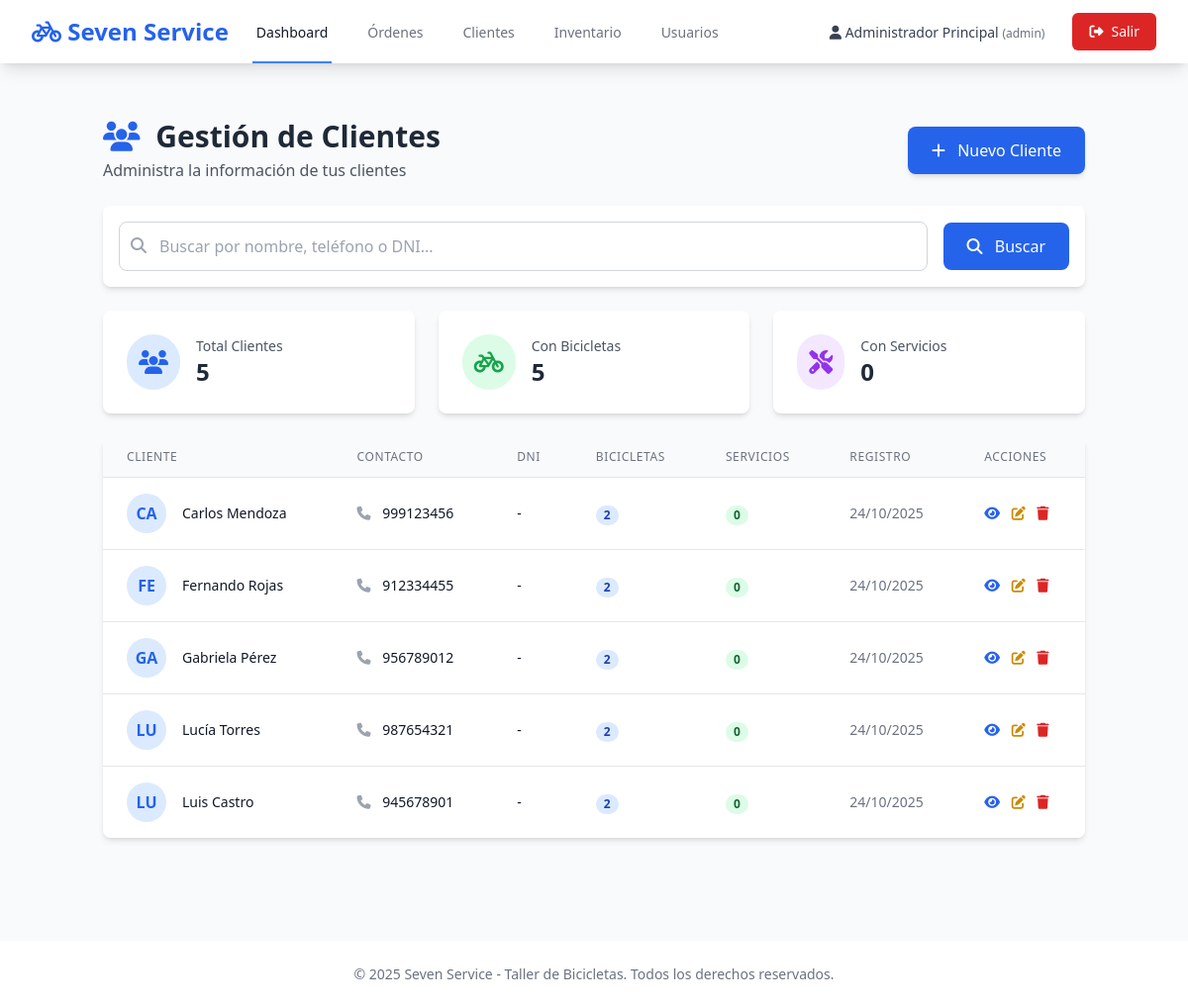
The page /Integrador/7service/public/clientes (signed in) on the database its author committed.
### tables this page shows
CREATE TABLE `clientes` (
  `id_cliente` int unsigned NOT NULL AUTO_INCREMENT,
  `nombre` varchar(150) NOT NULL,
  `contacto_telefono` varchar(20) NOT NULL,
  `contacto_email` varchar(100) DEFAULT NULL,
  `direccion` text,
  `fecha_registro` timestamp NULL DEFAULT CURRENT_TIMESTAMP,
  `notas` text,
  `activo` tinyint(1) DEFAULT '1',
  PRIMARY KEY (`id_cliente`),
  KEY `idx_telefono` (`contacto_telefono`),
  KEY `idx_email` (`contacto_email`),
  KEY `idx_nombre` (`nombre`),
  KEY `idx_clientes_activo` (`activo`,`fecha_registro`)
);

### Integrador/7service/app/Views/clientes/index.php (the view, shortened to what the rows shown need)
<?php require_once APP_PATH . '/Views/layouts/header.php'; ?>
<div class="container mx-auto px-4 py-8">
    <div class="flex justify-between items-center mb-6">
        <div>
            <h1 class="text-3xl font-bold text-gray-800">
                <i class="fas fa-users text-blue-600 mr-2"></i>
                Gestión de Clientes
            </h1>
            <p class="text-gray-600 mt-1">Administra la información de tus clientes</p>
        </div>
        <a href="/UNIVERSIDAD/Integrador/7service/public/clientes/nuevo"
           class="bg-blue-600 text-white px-6 py-3 rounded-lg hover:bg-blue-700 transition-colors shadow-md">
            <i class="fas fa-plus mr-2"></i> Nuevo Cliente
        </a>
    </div>
    <div class="bg-white rounded-lg shadow-md p-4 mb-6">
        <div class="flex items-center space-x-4">
            <div class="flex-1">
                <div class="relative">
                    <input type="text"
                           id="searchInput"
                           placeholder="Buscar por nombre, teléfono o DNI..."
                           class="w-full px-4 py-3 pl-10 border border-gray-300 rounded-lg focus:ring-2 focus:ring-blue-500 focus:border-blue-500">
                    <i class="fas fa-search absolute left-3 top-4 text-gray-400"></i>
                </div>
            </div>
            <button onclick="buscarClientes()"
                    class="bg-blue-600 text-white px-6 py-3 rounded-lg hover:bg-blue-700 transition-colors">
                <i class="fas fa-search mr-2"></i> Buscar
            </button>
        </div>
    </div>
    <div class="grid grid-cols-1 md:grid-cols-3 gap-6 mb-6">
        <div class="bg-white rounded-lg shadow-md p-6">
            <div class="flex items-center">
                <div class="p-3 bg-blue-100 rounded-full">
                    <i class="fas fa-users text-2xl text-blue-600"></i>
                </div>
                <div class="ml-4">
                    <p class="text-gray-600 text-sm">Total Clientes</p>
                    <p class="text-2xl font-bold text-gray-800"><?php echo count($clientes ?? []); ?></p>
                </div>
            </div>
        </div>
        <div class="bg-white rounded-lg shadow-md p-6">
            <div class="flex items-center">
                <div class="p-3 bg-green-100 rounded-full">
                    <i class="fas fa-bicycle text-2xl text-green-600"></i>
                </div>
                <div class="ml-4">
                    <p class="text-gray-600 text-sm">Con Bicicletas</p>
                    <p class="text-2xl font-bold text-gray-800">
                        <?php
                        $conBicicletas = 0;
                        foreach($clientes ?? [] as $cliente) {
                            if(isset($cliente['total_bicicletas']) && $cliente['total_bicicletas'] > 0) {
                                $conBicicletas++;
                            }
                        }
                        echo $conBicicletas;
                        ?>
                    </p>
                </div>
            </div>
        </div>
        <div class="bg-white rounded-lg shadow-md p-6">
            <div class="flex items-center">
                <div class="p-3 bg-purple-100 rounded-full">
                    <i class="fas fa-tools text-2xl text-purple-600"></i>
                </div>
                <div class="ml-4">
                    <p class="text-gray-600 text-sm">Con Servicios</p>
                    <p class="text-2xl font-bold text-gray-800">
                        <?php
                        $conServicios = 0;
                        echo $conServicios;
                        ?>
                    </p>
                </div>
            </div>
        </div>
    </div>
    <div class="bg-white rounded-lg shadow-md overflow-hidden">
        <div class="overflow-x-auto">
            <table class="min-w-full divide-y divide-gray-200">
                <thead class="bg-gray-50">
                    <tr>
                        <th class="px-6 py-3 text-left text-xs font-medium text-gray-500 uppercase tracking-wider">
                            Cliente
                        </th>
                        <th class="px-6 py-3 text-left text-xs font-medium text-gray-500 uppercase tracking-wider">
                            Contacto
                        </th>
                        <th class="px-6 py-3 text-left text-xs font-medium text-gray-500 uppercase tracking-wider">
                            DNI
                        </th>
                        <th class="px-6 py-3 text-left text-xs font-medium text-gray-500 uppercase tracking-wider">
                            Bicicletas
                        </th>
                        <th class="px-6 py-3 text-left text-xs font-medium text-gray-500 uppercase tracking-wider">
                            Servicios
                        </th>
                        <th class="px-6 py-3 text-left text-xs font-medium text-gray-500 uppercase tracking-wider">
                            Registro
                        </th>
                        <th class="px-6 py-3 text-left text-xs font-medium text-gray-500 uppercase tracking-wider">
                            Acciones
                        </th>
                    </tr>
                </thead>
                <tbody id="clientesTable" class="bg-white divide-y divide-gray-200">
                    <?php if (empty($clientes)): ?>
                        <tr>
                            <td colspan="7" class="px-6 py-12 text-center text-gray-500">
                                <i class="fas fa-users text-4xl mb-3"></i>
                                <p class="text-lg">No hay clientes registrados</p>
                                <p class="text-sm mt-2">Comienza agregando tu primer cliente</p>
                                <a href="/UNIVERSIDAD/Integrador/7service/public/clientes/crear"
                                   class="inline-block mt-4 bg-blue-600 text-white px-6 py-2 rounded-lg hover:bg-blue-700">
                                    <i class="fas fa-plus mr-2"></i> Agregar Cliente
                                </a>
                            </td>
                        </tr>
                    <?php else: ?>
                        <?php foreach ($clientes as $cliente): ?>
                            <tr class="hover:bg-gray-50 transition-colors">
                                <td class="px-6 py-4 whitespace-nowrap">
                                    <div class="flex items-center">
                                        <div class="flex-shrink-0 h-10 w-10">
                                            <div class="h-10 w-10 rounded-full bg-blue-100 flex items-center justify-center">
                                                <span class="text-blue-600 font-semibold">
                                                    <?php echo strtoupper(substr($cliente['nombre'], 0, 2)); ?>
                                                </span>
                                            </div>
                                        </div>
                                        <div class="ml-4">
                                            <div class="text-sm font-medium text-gray-900">
                                                <?php echo htmlspecialchars($cliente['nombre']); ?>
                                            </div>
                                        </div>
                                    </div>
                                </td>
                                <td class="px-6 py-4 whitespace-nowrap">
                                    <div class="text-sm text-gray-900">
                                        <i class="fas fa-phone text-gray-400 mr-2"></i>
                                        <?php echo htmlspecialchars($cliente['telefono'] ?? $cliente['contacto_telefono'] ?? '-'); ?>
                                    </div>
                                </td>
                                <td class="px-6 py-4 whitespace-nowrap text-sm text-gray-900">
                                    <?php echo htmlspecialchars($cliente['dni'] ?? '-'); ?>
                                </td>
                                <td class="px-6 py-4 whitespace-nowrap">
                                    <span class="px-2 inline-flex text-xs leading-5 font-semibold rounded-full bg-blue-100 text-blue-800">
                                        <?php echo $cliente['total_bicicletas'] ?? 0; ?>
                                    </span>
                                </td>
                                <td class="px-6 py-4 whitespace-nowrap">
                                    <span class="px-2 inline-flex text-xs leading-5 font-semibold rounded-full bg-green-100 text-green-800">
                                        <?php echo $cliente['total_ordenes'] ?? 0; ?>
                                    </span>
                                </td>
                                <td class="px-6 py-4 whitespace-nowrap text-sm text-gray-500">
                                    <?php
                                    $fecha = new DateTime($cliente['fecha_registro']);
                                    echo $fecha->format('d/m/Y');
                                    ?>
                                </td>
                                <td class="px-6 py-4 whitespace-nowrap text-sm font-medium space-x-2">
                                    <a href="/UNIVERSIDAD/Integrador/7service/public/clientes/<?php echo $cliente['id_cliente']; ?>"
                                       class="text-blue-600 hover:text-blue-900" title="Ver detalle">
                                        <i class="fas fa-eye"></i>
                                    </a>
                                    <a href="/UNIVERSIDAD/Integrador/7service/public/clientes/<?php echo $cliente['id_cliente']; ?>/editar"
                                       class="text-yellow-600 hover:text-yellow-900" title="Editar">
                                        <i class="fas fa-edit"></i>
                                    </a>
                                    <button onclick="eliminarCliente(<?php echo $cliente['id_cliente']; ?>)"
                                            class="text-red-600 hover:text-red-900" title="Eliminar">
                                        <i class="fas fa-trash"></i>
                                    </button>
                                </td>
                            </tr>
                        <?php endforeach; ?>
                    <?php endif; ?>
                </tbody>
            </table>
        </div>
    </div>
</div>
<?php require_once APP_PATH . '/Views/layouts/footer.php'; ?>

### Integrador/7service/app/Core/Router.php (shortened to what the rows shown need)
<?php
class Router
{
    private array $routes = [];
    private function addRoute(string $method, string $uri, $action, array $middleware): void
    {
        $uri = '/' . trim($uri, '/');
        $this->routes[] = [
            'method' => $method,
            'uri' => $uri,
            'action' => $action,
            'middleware' => $middleware
        ];
    }
    public function dispatch(string $uri, string $method): void
    {
        $uri = '/' . trim($uri, '/');
        $uri = parse_url($uri, PHP_URL_PATH);
        foreach ($this->routes as $route) {
            if ($route['method'] === $method) {
                $pattern = preg_replace('/\{([a-zA-Z0-9_]+)\}/', '([a-zA-Z0-9_-]+)', $route['uri']);
                $pattern = '#^' . $pattern . '$#';
                if (preg_match($pattern, $uri, $matches)) {
                    array_shift($matches);
                    $this->executeAction($route['action'], $matches);
                    return;
                }
            }
        }
    }
    private function executeAction($action, array $params = []): void
    {
        if (is_string($action)) {
            list($controller, $method) = explode('@', $action);
            $controllerClass = "App\\Controllers\\{$controller}";
            if (class_exists($controllerClass)) {
                $instance = new $controllerClass();
                if (method_exists($instance, $method)) {
                    call_user_func_array([$instance, $method], $params);
                    return;
                }
            }
        }
        throw new Exception("Acción no válida: {$action}");
    }
}

### rows shown on the page
clientes: nombre "CA", nombre "Carlos Mendoza", contacto_telefono "999123456", dni "-", total_bicicletas "2", total_ordenes "0", fecha_registro "24/10/2025"
clientes: nombre "FE", nombre "Fernando Rojas", contacto_telefono "912334455", dni "-", total_bicicletas "2", total_ordenes "0", fecha_registro "24/10/2025"
clientes: nombre "GA", nombre "Gabriela Pérez", contacto_telefono "956789012", dni "-", total_bicicletas "2", total_ordenes "0", fecha_registro "24/10/2025"
clientes: nombre "LU", nombre "Lucía Torres", contacto_telefono "987654321", dni "-", total_bicicletas "2", total_ordenes "0", fecha_registro "24/10/2025"
clientes: nombre "LU", nombre "Luis Castro", contacto_telefono "945678901", dni "-", total_bicicletas "2", total_ordenes "0", fecha_registro "24/10/2025"

### other values the page prints
count($clientes ?? []) "5"
$conBicicletas "5"
$conServicios "0"
